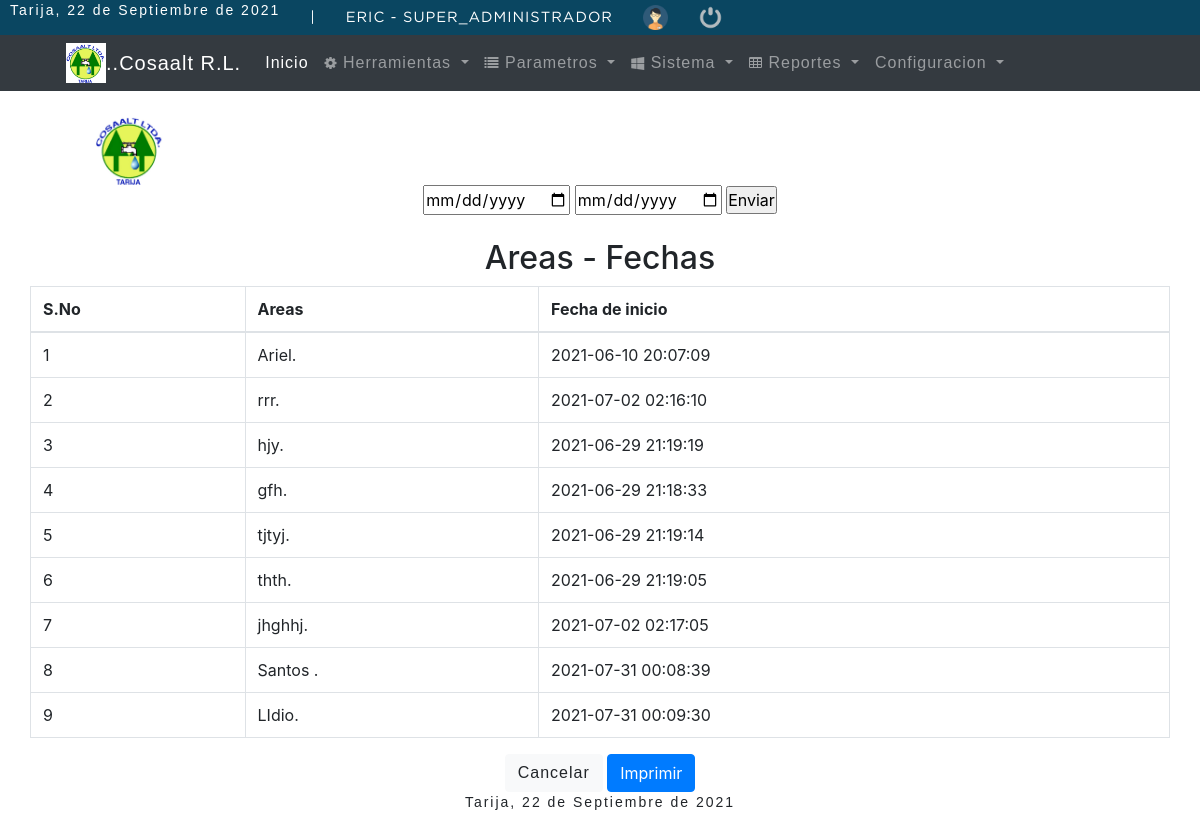
The app's page /reportes/empleados_fechas.php (signed in) with its own data.
### tables this page shows
CREATE TABLE `sistema_reclamos` (
  `id_sistema_reclamo` int(11) NOT NULL,
  `nombre` varchar(45) NOT NULL,
  `nombre_creador` varchar(45) NOT NULL,
  `logo` varchar(200) NOT NULL,
  `fec_insercion` timestamp NOT NULL DEFAULT current_timestamp() ON UPDATE current_timestamp(),
  `fec_modificacion` timestamp NOT NULL DEFAULT current_timestamp() ON UPDATE current_timestamp(),
  `usuario` int(11) NOT NULL,
  `estado` char(1) NOT NULL
);

CREATE TABLE `grupos` (
  `id_grupo` int(11) NOT NULL,
  `grupo` varchar(100) NOT NULL,
  `icono` varchar(200) NOT NULL,
  `fec_insercion` timestamp NOT NULL DEFAULT current_timestamp() ON UPDATE current_timestamp(),
  `fec_modificacion` timestamp NOT NULL DEFAULT current_timestamp() ON UPDATE current_timestamp(),
  `usuario` int(11) NOT NULL,
  `gr_estado` char(1) NOT NULL
);

CREATE TABLE `empleados` (
  `id_empleado` int(11) NOT NULL,
  `id_tipo_empleado` int(11) NOT NULL,
  `id_area` int(11) NOT NULL,
  `id_sistema_reclamo` int(11) NOT NULL,
  `nombres` varchar(45) NOT NULL,
  `ap` varchar(45) NOT NULL,
  `am` varchar(45) NOT NULL,
  `ci` varchar(45) NOT NULL,
  `tel_fijo` varchar(45) NOT NULL,
  `tel_cel` varchar(45) NOT NULL,
  `direccion` varchar(50) NOT NULL,
  `fec_insercion` timestamp NOT NULL DEFAULT current_timestamp() ON UPDATE current_timestamp(),
  `fec_modificacion` timestamp NOT NULL DEFAULT current_timestamp() ON UPDATE current_timestamp(),
  `usuario` int(11) NOT NULL,
  `estado` char(1) NOT NULL
);

### reportes/empleados_fechas.php (the view, shortened to what this page needs)
<link rel="stylesheet" href="https://maxcdn.bootstrapcdn.com/bootstrap/4.0.0/css/bootstrap.min.css">
  <link rel="stylesheet" href="https://cdnjs.cloudflare.com/ajax/libs/font-awesome/4.7.0/css/font-awesome.min.css">
    <link rel="stylesheet" type="text/css" href="print.css"
    media="print">
    <link rel="stylesheet" href="foto.css">
<?php  require_once "../head.php" ;?>
<body >
<?php require_once "menu.php" ;?>
<body>
    <br>
<div class="container">
<?php
						include '../conexion.php';
						$menulis="SELECT * from sistema_reclamos where estado=1";
						$menulistar=mysqli_query($con,$menulis);
						$data=mysqli_fetch_assoc($menulistar) ;
						?>
		<img class="img" src="../fotos/<?php echo $data['logo'];?>"   width="70" height="70"   >
    </div>
    <center>   <form id="print-btn" action="consulta.php" method="post">
<input type="date" name="f1" required>
<input type="date" name="f2" required>
<input type="submit" name="enviar" value="Enviar">
</form></center>
    <br>
    <center>
<div class="container">
<center><h2>Areas - Fechas</h2></center>
<div class="row" >
<div class="col-md-6" ></div>
<table class="table table-bordered print" >
<thead>
<tr>
<th>S.No</th>
<th>Areas</th>
<th>Fecha de inicio</th>
</tr>
</thead>
<tbody>
    <?php
    $v=mysqli_query($con," SELECT * FROM empleados  ");
    while ($areas=mysqli_fetch_row($v)){
    ?>
    <tr><td><?php echo $areas[0] ?></td>
   <td> <?php echo $areas[4]  ?>.</td> <td> <?php echo $areas[11] ?></td>
    </tr>
    <?php } ?>
</tbody>
</table>
</div>
</div>
    </center>
    <div class="text-center">
<a href="empleados_fechas.php" id="print-btn" class="btn btn-light">Cancelar</a>
        <button onclick="window.print();" class="btn btn-primary" id="print-btn">Imprimir</button>
      </div>
    <center><p>Tarija, <?php echo fechaC(); ?></p>  </center>
    <?php require_once "../footer.php" ?>

### reportes/menu.php (shortened to what this page needs)
<?php
function fechaC()
{
  $mes = array(
    "", "Enero",
    "Febrero",
    "Marzo",
    "Abril",
    "Mayo",
    "Junio",
    "Julio",
    "Agosto",
    "Septiembre",
    "Octubre",
    "Noviembre",
    "Diciembre"
  );
  return date('d') . " de " . $mes[date('n')] . " de " . date('Y');
}
?>
<!DOCTYPE html>
<html lang="es">
<head>
  <link rel="stylesheet" href="../tablaSeguridad/styleheaderr.css">
  <?php
  include '../conexion.php';
  $menulis = "SELECT * from sistema_reclamos where estado=1";
  $menulistar = mysqli_query($con, $menulis);
  $data = mysqli_fetch_assoc($menulistar);
  ?>
</head>
<body>
  <div class="headerrr">
    <div class="optionsBarrr">
      <p>Tarija, <?php echo fechaC(); ?></p>
      <span>|</span>
      <span class="user"><?php echo $_SESSION['s_usuario'] . ' - ' . $_SESSION['s_rol']; ?></span>
      <img class="photouserrr" src="../tablaSeguridad/img/user.png" alt="Usuario">
      <a href="../login/bd/logout.php"><img class="closerr" src="../tablaSeguridad/img/salir.png" alt="Salir del sistema" title="Salir"></a>
    </div>
  </div>
  <nav class="navbar navbar-expand-lg navbar-dark bg-dark">
    <img class="img" src="../fotos/<?php echo $data['logo']; ?>" width="40" height="40">
    <a class="navbar-brand" href="#">..<?php echo $data['nombre']; ?></a>
    <div class="collapse navbar-collapse" id="navbarNavDropdown">
      <ul class="navbar-nav">
        <li class="nav-item active">
          <a class="nav-link" href="../index.php">Inicio <span class="sr-only">(current)</span></a>
        </li>
        <?php
        include_once '../conexion.php';
        $listargrup = "SELECT *FROM grupos WHERE gr_estado=1";
        $grupres = mysqli_query($con, $listargrup);
        while ($grupodata = mysqli_fetch_assoc($grupres)) {
          $id_grupo = $grupodata['id_grupo'];
          $accesqry = "SELECT * from accesos where id_grupo='$id_grupo' AND accesos.permisos='a'";
          $accessres = mysqli_query($con, $accesqry);
          $accessrow = mysqli_num_rows($accessres);
          if ($accessrow > 0) {
        ?>
            <li class="nav-item dropdown">
              <a class="nav-link dropdown-toggle" href="#" id="navbarDropdownMenuLink" data-toggle="dropdown" aria-haspopup="true" aria-expanded="false">
                <span> <i class="<?php echo $grupodata['icono']; ?>"></i></span> <?php echo $grupodata['grupo']; ?>
              </a>
            </li>
        <?php }
        } ?>
        <?php
        if ($_SESSION['s_id_rol'] == 1) {
        ?>
          <li class="nav-item dropdown">
            <a class="nav-link dropdown-toggle" href="#" id="navbarDropdownMenuLink" data-toggle="dropdown" aria-haspopup="true" aria-expanded="false">
              Configuracion
            </a>
          </li>
        <?php } ?>
      </ul>
    </div>
  </nav>

### reportes/foto.css (style rules this page uses)
.img { margin-left: 50px; }

### tablaSeguridad/styleheaderr.css (style rules this page uses)
* { margin: 0; padding: 0; box-sizing: border-box; }
p { font-family: 'arial'; letter-spacing: 2px; font-size: 14px; line-height: 20px; }
a { text-decoration: none; font-family: arial; letter-spacing: 1px; }
span { font-family: 'GothamBook'; letter-spacing: 1px; font-size: 14px; line-height: 20px; }
.headerrr { color: #FFF; background: #0a4661; height: 35px; display: -webkit-flex; display: -moz-flex; display: -ms-flex; display: -o-flex; display: flex; justify-content: space-between; align-items: center; padding: 10px; margin-top: 0px; }
.optionsBarrr { display: -webkit-flex; display: -moz-flex; display: -ms-flex; display: -o-flex; display: flex; justify-content: center; align-items: center; }
.optionsBarrr span { color: #FFF; font-size: 11pt; font-family: 'GothamBook'; text-transform: uppercase; margin-left: 30px; }
.photouserrr { margin-left: 30px; width: 25px; height: 25px; }
.closerr { width: 25px; height: 25px; }
.optionsBarrr a { display: -webkit-flex; display: -moz-flex; display: -ms-flex; display: -o-flex; display: flex; margin-left: 30px; }

### reportes/print.css (style rules this page uses)
#print-btn { display: none; visibility: none; }

### records on screen
sistema_reclamos: logo (picture), nombre "Cosaalt R.L."
grupos: grupo "Herramientas"
grupos: grupo "Parametros"
grupos: grupo "Sistema"
grupos: grupo "Reportes"
empleados: id_empleado "1", nombres "Ariel", fec_insercion "2021-06-10 20:07:09"
empleados: id_empleado "2", nombres "rrr", fec_insercion "2021-07-02 02:16:10"
empleados: id_empleado "3", nombres "hjy", fec_insercion "2021-06-29 21:19:19"
empleados: id_empleado "4", nombres "gfh", fec_insercion "2021-06-29 21:18:33"
empleados: id_empleado "5", nombres "tjtyj", fec_insercion "2021-06-29 21:19:14"
empleados: id_empleado "6", nombres "thth", fec_insercion "2021-06-29 21:19:05"
empleados: id_empleado "7", nombres "jhghhj", fec_insercion "2021-07-02 02:17:05"
empleados: id_empleado "8", nombres "Santos", fec_insercion "2021-07-31 00:08:39"
empleados: id_empleado "9", nombres "LIdio", fec_insercion "2021-07-31 00:09:30"

### other values on screen
fechaC() "22 de Septiembre de 2021"
$_SESSION['s_usuario'] "ERIC"
$_SESSION['s_rol'] "SUPER_ADMINISTRADOR"
